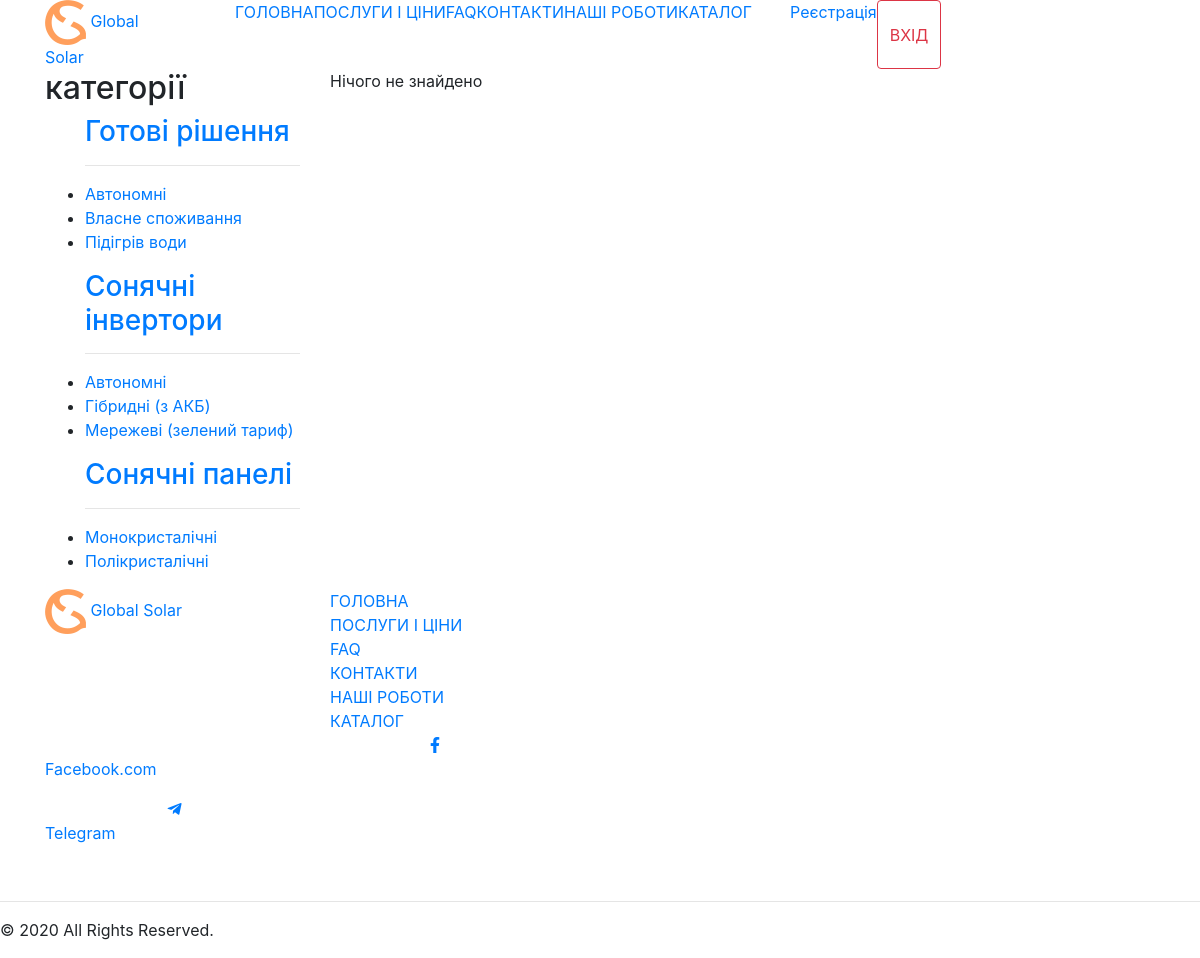
Page /catalog/ReadySolutions on the earlier database version.
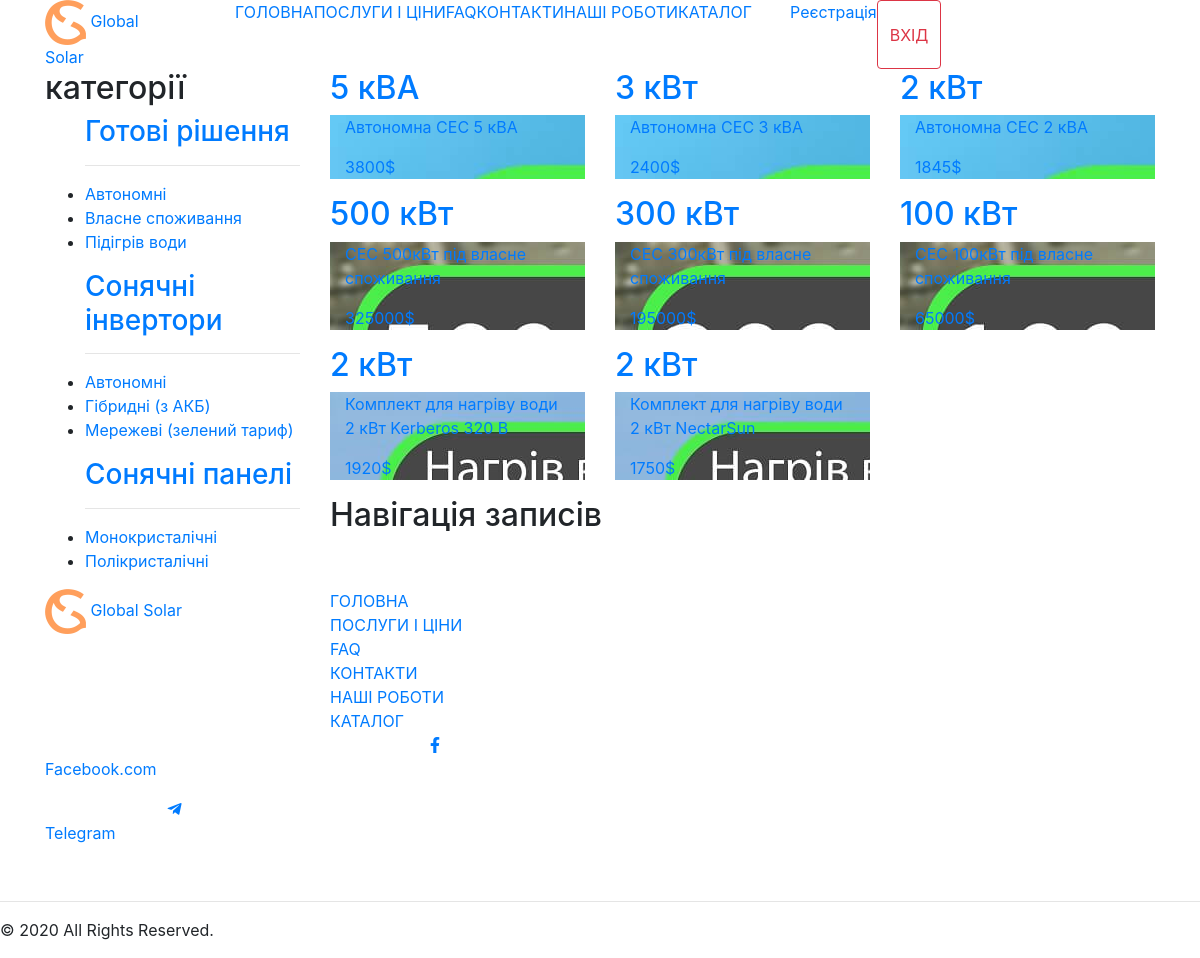
Same page on the later database version.
### catalog/models.py (models this page shows, shortened)
class Catalog(models.Model):
    title = models.CharField(max_length=100)
    description = models.TextField(blank=True)
    catalog_type = models.CharField(max_length=30)
    power = models.CharField(max_length=30)
    price = models.IntegerField()
    made = models.CharField(max_length=50)
    weight = models.CharField(max_length=50)
    size = models.CharField(max_length=50)
    guarantee = models.CharField(max_length=50)
    is_published = models.BooleanField(default=True)
    photo_0 = models.ImageField(upload_to="photos/%Y/%m/%d/")
    photo_1 = models.ImageField(upload_to="photos/%Y/%m/%d/", blank=True)
    photo_2 = models.ImageField(upload_to="photos/%Y/%m/%d/", blank=True)
    photo_3 = models.ImageField(upload_to="photos/%Y/%m/%d/", blank=True)

### catalog/views.py (the view)
# urls.py: path('ReadySolutions', views.ReadySolutions, name="ReadySolutions"),
def ReadySolutions(request):
    SolarPanels = Catalog.objects.all().filter(Q(catalog_type='Autonomous') | Q(catalog_type='OwnConsumption') | Q(catalog_type='WaterHeating'))
    paginator = Paginator(SolarPanels, 9)
    page_number = request.GET.get('page')
    page = paginator.get_page(page_number)
    context = {
        "SolarPanels": page,
    }
    return render(request, "pages/catalog/ReadySolutions.html", context)

### templates/pages/catalog/ReadySolutions.html (shortened to what this page needs)
{% extends 'base.html' %} {% load static %} {% block content %}
<div class="container-fluid bg-catalog">
  <div class="container catalog">
    <div class="row">
      <div class="col-3">
        <div class="col-12 category pl-0 pr-0">
          <div class="col-12 category_t p-0">
            <h2>категорії</h2>
          </div>
          <ul>
              <h3><a href="{% url 'ReadySolutions' %}">Готові рішення</a></h3>
              <hr />
              <li><a href="{% url 'Autonomous' %}">Автономні</a></li>
              <li><a href="{% url 'OwnConsumption' %}">Власне споживання</a></li>
              <li><a href="{% url 'WaterHeating' %}">Підігрів води</a></li>
            </ul>
            <ul>
              <h3><a href="{% url 'SolarInverters' %}">Сонячні інвертори</a></h3>
              <hr />
              <li><a href="{% url 'AutonomousInverters' %}">Автономні</a></li>
              <li><a href="{% url 'HybridInverters' %}">Гібридні (з АКБ)</a></li>
              <li><a href="{% url 'NetworkInverters' %}">Мережеві (зелений тариф)</a></li>
            </ul>
            <ul>
              <h3><a href="{% url 'SolarPanels' %}">Сонячні панелі</a></h3>
              <hr />
              <li><a href="{% url 'monocrystalline' %}">Монокристалічні</a></li>
              <li><a href="{% url 'polycrystalline' %}">Полікристалічні</a></li>
            </ul>
        </div>
      </div>
      <div class="catalog_tovaru col-9">
          {% if SolarPanels %}
        <div class="row">
            {% for product in SolarPanels %}
          <div class="col-4">
            <a href="{% url 'product' product.id  %}">
              <div class="price_black">
                <div class="col-12 price_black_top p-0">
                  <h2>{{ product.power }}</h2>
                </div>
                <div class="price_black_bottom col-12 p-0" style="background-image: url('{{ product.photo_0.url }}')">
                  <div class="bottom col-12">
                    <p class="info_catalog">{{ product.title }}</p>
                    <p class="price_catalog">{{ product.price }}$</p>
                  </div>
                </div>
              </div>
            </a>
          </div>
            {% endfor %}
        </div>
        <div class="row" id="pagin">
            <div class="col-12">
              <nav
                class="navigation pagination"
                role="navigation"
                aria-label="Навігація записів"
              >
                <h2 class="screen-reader-text">Навігація записів</h2>
              </nav>
            </div>
          </div>
      </div>
        {% else %}
            <div>Нічого не знайдено</div>
            {% endif %}
      </div>
    </div>
  </div>
</div>
{% endblock %}

Differences in the rows shown:
added Catalog: power "5 кВА", photo_0 (picture), title "Автономна СЕС 5 кВА", price "3800"
added Catalog: power "3 кВт", photo_0 (picture), title "Автономна СЕС 3 кВА", price "2400"
added Catalog: power "2 кВт", photo_0 (picture), title "Автономна СЕС 2 кВА", price "1845"
added Catalog: power "500 кВт", photo_0 (picture), title "СЕС 500кВт під власне споживання", price "325000"
added Catalog: power "300 кВт", photo_0 (picture), title "СЕС 300кВт під власне споживання", price "195000"
added Catalog: power "100 кВт", photo_0 (picture), title "СЕС 100кВт під власне споживання", price "65000"
added Catalog: power "2 кВт", photo_0 (picture), title "Комплект для нагріву води 2 кВт Kerberos 320 B", price "1920"
added Catalog: power "2 кВт", photo_0 (picture), title "Комплект для нагріву води 2 кВт NectarSun", price "1750"
Other differences:
text no longer shown: "Нічого не знайдено"
text now shown: "Навігація записів"
